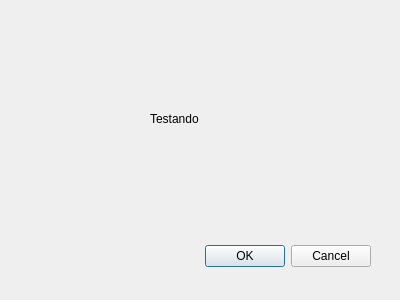
<?xml version="1.0" encoding="UTF-8"?>
<ui version="4.0">
 <class>Dialog</class>
 <widget class="QDialog" name="Dialog">
  <property name="geometry">
   <rect>
    <x>0</x>
    <y>0</y>
    <width>400</width>
    <height>300</height>
   </rect>
  </property>
  <property name="windowTitle">
   <string>Dialog</string>
  </property>
  <widget class="QDialogButtonBox" name="_buttons">
   <property name="geometry">
    <rect>
     <x>30</x>
     <y>240</y>
     <width>341</width>
     <height>32</height>
    </rect>
   </property>
   <property name="orientation">
    <enum>Qt::Horizontal</enum>
   </property>
   <property name="standardButtons">
    <set>QDialogButtonBox::Cancel|QDialogButtonBox::Ok</set>
   </property>
  </widget>
  <widget class="QLabel" name="_label">
   <property name="geometry">
    <rect>
     <x>150</x>
     <y>110</y>
     <width>54</width>
     <height>17</height>
    </rect>
   </property>
   <property name="text">
    <string>Testando</string>
   </property>
  </widget>
 </widget>
 <resources/>
 <connections>
  <connection>
   <sender>_buttons</sender>
   <signal>accepted()</signal>
   <receiver>Dialog</receiver>
   <slot>accept()</slot>
   <hints>
    <hint type="sourcelabel">
     <x>248</x>
     <y>254</y>
    </hint>
    <hint type="destinationlabel">
     <x>157</x>
     <y>274</y>
    </hint>
   </hints>
  </connection>
  <connection>
   <sender>_buttons</sender>
   <signal>rejected()</signal>
   <receiver>Dialog</receiver>
   <slot>reject()</slot>
   <hints>
    <hint type="sourcelabel">
     <x>316</x>
     <y>260</y>
    </hint>
    <hint type="destinationlabel">
     <x>286</x>
     <y>274</y>
    </hint>
   </hints>
  </connection>
 </connections>
</ui>
